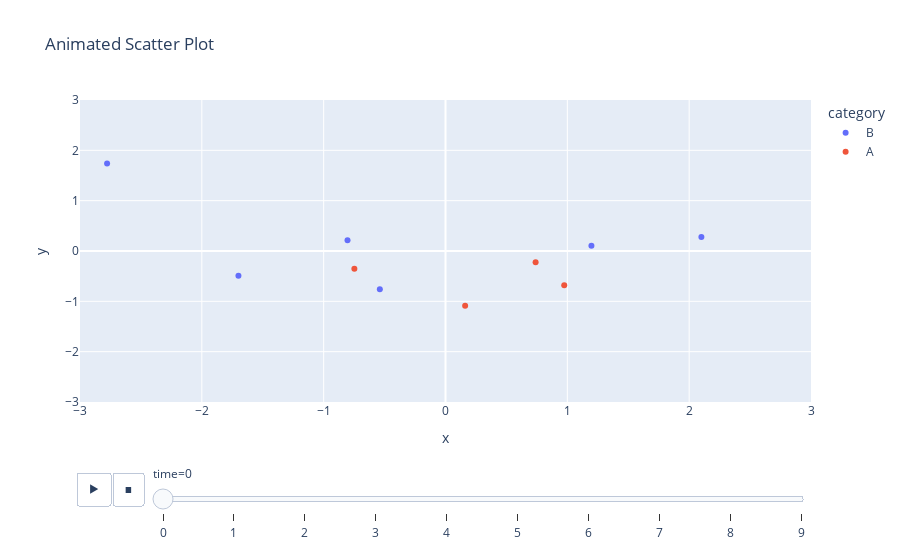

Notebook cell for this chart:
### Markdown cell above
### Advanced Plotly Features
- **Geographic Maps**: Use `px.choropleth` or `px.scatter_geo` for map-based visualizations.
- **Animations**: Create animated plots with `px.scatter` or `px.line` using the `animation_frame` parameter.
- **Subplots**: Use `make_subplots` from `plotly.subplots` for complex layouts.

### Code cell
df_time = pd.DataFrame({
    'x': np.random.randn(100),
    'y': np.random.randn(100),
    'time': np.repeat(np.arange(10), 10),
    'category': np.random.choice(['A', 'B'], 100)
})
fig = px.scatter(df_time, x='x', y='y', color='category', animation_frame='time',
                 title='Animated Scatter Plot', range_x=[-3, 3], range_y=[-3, 3])
fig.show()

### Figure 1 — Plotly figure (JSON) as saved in the notebook; plotly's stock layout.template omitted (floating-point values rounded to 4 significant figures)
{"data": [{"hovertemplate": "category=B<br>time=0<br>x=%{x}<br>y=%{y}<extra></extra>", "legendgroup": "B", "marker": {"color": "#636efa", "symbol": "circle"}, "mode": "markers", "name": "B", "orientation": "v", "showlegend": true, "type": "scatter", "x": [-0.5389, -1.7, -2.778, -0.8042, 2.1, 1.198], "xaxis": "x", "y": [-0.7616, -0.4906, 1.74, 0.2136, 0.2802, 0.1051], "yaxis": "y"}, {"hovertemplate": "category=A<br>time=0<br>x=%{x}<br>y=%{y}<extra></extra>", "legendgroup": "A", "marker": {"color": "#EF553B", "symbol": "circle"}, "mode": "markers", "name": "A", "orientation": "v", "showlegend": true, "type": "scatter", "x": [0.9745, 0.7395, -0.7481, 0.1612], "xaxis": "x", "y": [-0.6801, -0.2255, -0.3508, -1.088], "yaxis": "y"}], "layout": {"legend": {"title": {"text": "category"}, "tracegroupgap": 0}, "sliders": [{"active": 0, "currentvalue": {"prefix": "time="}, "len": 0.9, "pad": {"b": 10, "t": 60}, "steps": [{"args": [["0"], {"frame": {"duration": 0, "redraw": false}, "fromcurrent": true, "mode": "immediate", "transition": {"duration": 0, "easing": "linear"}}], "label": "0", "method": "animate"}, {"args": [["1"], {"frame": {"duration": 0, "redraw": false}, "fromcurrent": true, "mode": "immediate", "transition": {"duration": 0, "easing": "linear"}}], "label": "1", "method": "animate"}, {"args": [["2"], {"frame": {"duration": 0, "redraw": false}, "fromcurrent": true, "mode": "immediate", "transition": {"duration": 0, "easing": "linear"}}], "label": "2", "method": "animate"}, {"args": [["3"], {"frame": {"duration": 0, "redraw": false}, "fromcurrent": true, "mode": "immediate", "transition": {"duration": 0, "easing": "linear"}}], "label": "3", "method": "animate"}, {"args": [["4"], {"frame": {"duration": 0, "redraw": false}, "fromcurrent": true, "mode": "immediate", "transition": {"duration": 0, "easing": "linear"}}], "label": "4", "method": "animate"}, {"args": [["5"], {"frame": {"duration": 0, "redraw": false}, "fromcurrent": true, "mode": "immediate", "transition": {"duration": 0, "easing": "linear"}}], "label": "5", "method": "animate"}, {"args": [["6"], {"frame": {"duration": 0, "redraw": false}, "fromcurrent": true, "mode": "immediate", "transition": {"duration": 0, "easing": "linear"}}], "label": "6", "method": "animate"}, {"args": [["7"], {"frame": {"duration": 0, "redraw": false}, "fromcurrent": true, "mode": "immediate", "transition": {"duration": 0, "easing": "linear"}}], "label": "7", "method": "animate"}, {"args": [["8"], {"frame": {"duration": 0, "redraw": false}, "fromcurrent": true, "mode": "immediate", "transition": {"duration": 0, "easing": "linear"}}], "label": "8", "method": "animate"}, {"args": [["9"], {"frame": {"duration": 0, "redraw": false}, "fromcurrent": true, "mode": "immediate", "transition": {"duration": 0, "easing": "linear"}}], "label": "9", "method": "animate"}], "x": 0.1, "xanchor": "left", "y": 0, "yanchor": "top"}], "title": {"text": "Animated Scatter Plot"}, "updatemenus": [{"buttons": [{"args": [null, {"frame": {"duration": 500, "redraw": false}, "fromcurrent": true, "mode": "immediate", "transition": {"duration": 500, "easing": "linear"}}], "label": "&#9654;", "method": "animate"}, {"args": [[null], {"frame": {"duration": 0, "redraw": false}, "fromcurrent": true, "mode": "immediate", "transition": {"duration": 0, "easing": "linear"}}], "label": "&#9724;", "method": "animate"}], "direction": "left", "pad": {"r": 10, "t": 70}, "showactive": false, "type": "buttons", "x": 0.1, "xanchor": "right", "y": 0, "yanchor": "top"}], "xaxis": {"anchor": "y", "domain": [0, 1], "range": [-3, 3], "title": {"text": "x"}}, "yaxis": {"anchor": "x", "domain": [0, 1], "range": [-3, 3], "title": {"text": "y"}}}}
